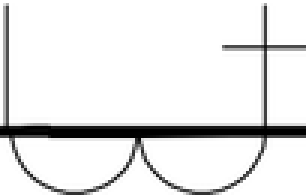
#> input picture data/raw/templates/MR_Symbol.png, 102 x 65 px, shrunk from 161 x 103 before the run, found by its file name (shown 3 times larger)
$ python run_pipeline.py
#> lines starting #> are read from the running program, lines starting #| are printed output that depends on the picture; after the words box and inside, x2 and y2 are one past the last pixel; in counts of white or black regions, pixels touching at a corner belong together
### src/common/io_utils.py
import os
import cv2
import numpy as np
from src.common.logging_utils import get_logger

logger = get_logger("io_utils")

def load_image(path: str) -> np.ndarray:
    """Safely loads an image, ensuring it exists."""
#> called with path = 'src/data/raw/templates/MR_Symbol.png'
    if not os.path.exists(path):
        logger.error(f"Image not found at path: {path}")
        raise FileNotFoundError(f"Image not found: {path}")

    img = cv2.imread(path, cv2.IMREAD_UNCHANGED)
#> img is the input picture: shape (65, 102, 4); mean B, G, R, A 230.4, 230.4, 230.4, 255
    if img is None:
        logger.error(f"Failed to decode image at path: {path}")
        raise ValueError(f"Failed to decode image: {path}")

    logger.info(f"Loaded image from {path} with shape {img.shape}")
#| 2026-11-20 22:16:04,268 - io_utils - INFO - Loaded image from src/data/raw/templates/MR_Symbol.png with shape (65, 102, 4)
    return img

def save_image(img: np.ndarray, output_dir: str, filename: str):
    """Saves an image to the specified directory, creating the directory if needed."""
    os.makedirs(output_dir, exist_ok=True)
    out_path = os.path.join(output_dir, filename)
    success = cv2.imwrite(out_path, img)
    if success:
        logger.info(f"Saved intermediate image to {out_path}")
    else:
        logger.error(f"Failed to save image to {out_path}")
        raise IOError(f"Could not write image {out_path}")

### src/preprocessing/grayscale_conversion.py
import cv2
import numpy as np

def convert_to_grayscale(img: np.ndarray) -> np.ndarray:
    """
    Converts an image to grayscale deterministically.
    Preserves dimensions.
    """
    if len(img.shape) == 2:
        return img.copy()

    if len(img.shape) == 3:
        if img.shape[2] == 4:
            # Handle RGBA images by blending with a white background
            # so transparent areas become white (background) instead of black.
            alpha_channel = img[:, :, 3] / 255.0
#> alpha_channel: shape (65, 102) float64; every value is 1
            white_background = np.ones_like(img[:, :, :3], dtype=np.uint8) * 255
            for c in range(3):
                white_background[:, :, c] = (alpha_channel * img[:, :, c] +
                                             (1 - alpha_channel) * white_background[:, :, c])
            return cv2.cvtColor(white_background, cv2.COLOR_BGR2GRAY)
        elif img.shape[2] == 3:
            return cv2.cvtColor(img, cv2.COLOR_BGR2GRAY)

    raise ValueError(f"Unsupported image shape for grayscale conversion: {img.shape}")

### src/preprocessing/denoising.py
import cv2
import numpy as np
import yaml
import os

# Load config once
CONFIG_PATH = os.path.join(os.path.dirname(__file__), "..", "..", "config", "preprocessing.yaml")
with open(CONFIG_PATH, "r") as f:
    config = yaml.safe_load(f)

def apply_denoise(img_gray: np.ndarray) -> np.ndarray:
    """
    Applies the configured denoising strategy to the grayscale image.
    Selected strategy: Median blur (k=3)
    """
    strategy = config["denoise"]["strategy"]
    k_size = config["denoise"]["kernel_size"]

    if strategy == "median":
        return cv2.medianBlur(img_gray, k_size)
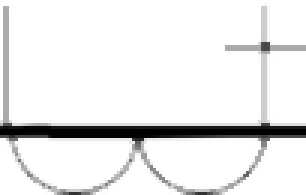
#> returned value: shape (65, 102) (shown 3 times larger); min 0, max 255, mean 233.4
    elif strategy == "none":
        return img_gray.copy()
    else:
        raise ValueError(f"Unknown denoise strategy: {strategy}")

### src/preprocessing/binarization.py
import cv2
import numpy as np
import yaml
import os

CONFIG_PATH = os.path.join(os.path.dirname(__file__), "..", "..", "config", "preprocessing.yaml")
with open(CONFIG_PATH, "r") as f:
    config = yaml.safe_load(f)

def apply_threshold(img_gray: np.ndarray) -> np.ndarray:
    """
    Applies the configured thresholding strategy to generate a binary image.
    Foreground (lines) becomes white (255), Background becomes black (0).
    Selected strategy: Otsu
    """
    strategy = config["thresholding"]["strategy"]

    if strategy == "otsu":
        # THRESH_BINARY_INV so lines are 255
        _, binary = cv2.threshold(img_gray, 0, 255, cv2.THRESH_BINARY_INV + cv2.THRESH_OTSU)
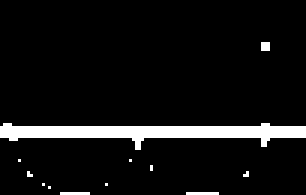
#> binary: shape (65, 102) (shown 3 times larger); 7.2% white; 12 white regions (11 under 20 px), largest, box (x1, y1, x2, y2) and area: (0, 41, 102, 50) 434
        return binary
    else:
        raise ValueError(f"Unknown thresholding strategy: {strategy}")

### src/candidate_generation/edge_detection.py
import cv2
import numpy as np
import yaml
import os

CONFIG_PATH = os.path.join(os.path.dirname(__file__), "..", "..", "config", "preprocessing.yaml")
with open(CONFIG_PATH, "r") as f:
    config = yaml.safe_load(f)

def apply_edge_detection(img_gray: np.ndarray) -> np.ndarray:
    """
    Applies the configured edge detection strategy.
    Selected strategy: Canny with auto-median thresholding.
    """
    strategy = config["edge_detection"]["strategy"]
    auto_thresh = config["edge_detection"]["auto_threshold"]
    sigma = config["edge_detection"]["auto_sigma"]

    if strategy == "canny":
        if auto_thresh:
            v = np.median(img_gray)
#> v = 255
            lower = int(max(0, (1.0 - sigma) * v))
#> lower = 170
            upper = int(min(255, (1.0 + sigma) * v))
#> upper = 255
        else:
            # Fallback if hardcoded in config
            lower = config["edge_detection"].get("lower_thresh", 50)
            upper = config["edge_detection"].get("upper_thresh", 150)

        edges = cv2.Canny(img_gray, lower, upper)
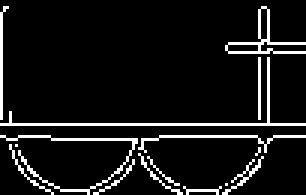
#> edges: shape (65, 102) (shown 3 times larger); 8.4% white in thin lines or dots
        return edges
    else:
        raise ValueError(f"Unknown edge detection strategy: {strategy}")

### src/visualization/validation_grid_generator.py
import os
import cv2
import matplotlib.pyplot as plt

def generate_validation_grid(original, gray, binary, edge, output_path, title="Preprocessing Pipeline Validation"):
    """
    Generates a 1x4 side-by-side grid comparing the four processing stages.
    """
#> called with title = 'Stage 1 Validation: MR_Symbol'
    fig, axes = plt.subplots(1, 4, figsize=(20, 5))
    fig.suptitle(title, fontsize=16)

    # Original (might be RGBA or Gray)
    if len(original.shape) == 3:
        if original.shape[2] == 4:
            # Handle RGBA
            original_rgb = cv2.cvtColor(original, cv2.COLOR_BGRA2RGBA)
        else:
            original_rgb = cv2.cvtColor(original, cv2.COLOR_BGR2RGB)
        axes[0].imshow(original_rgb)
    else:
        axes[0].imshow(original, cmap='gray')
    axes[0].set_title("1. Original")
    axes[0].axis("off")

    # Grayscale
    axes[1].imshow(gray, cmap='gray')
    axes[1].set_title("2. Grayscale")
    axes[1].axis("off")

    # Binary
    axes[2].imshow(binary, cmap='gray')
    axes[2].set_title("3. Binary (Otsu)")
    axes[2].axis("off")

    # Edge
    axes[3].imshow(edge, cmap='gray')
    axes[3].set_title("4. Edge (Canny)")
    axes[3].axis("off")

    plt.tight_layout()
    os.makedirs(os.path.dirname(output_path), exist_ok=True)
    plt.savefig(output_path, bbox_inches='tight')
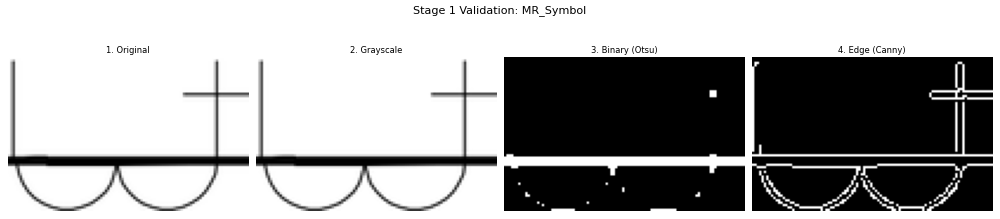
#> figure drawn by matplotlib, 4 panels
    plt.close()

### src/common/logging_utils.py
import logging
import sys

def get_logger(name: str) -> logging.Logger:
    """Configures and returns a standard logger for the pipeline."""
    logger = logging.getLogger(name)
    if not logger.handlers:
        logger.setLevel(logging.INFO)
        formatter = logging.Formatter('%(asctime)s - %(name)s - %(levelname)s - %(message)s')

        ch = logging.StreamHandler(sys.stdout)
        ch.setFormatter(formatter)
        logger.addHandler(ch)

    return logger

### src/pipeline/pipeline_orchestrator.py
import os
from src.common.logging_utils import get_logger
from src.common.io_utils import save_image
import yaml

from src.preprocessing.image_loader import fetch_image
from src.preprocessing.grayscale_conversion import convert_to_grayscale
from src.preprocessing.denoising import apply_denoise
from src.preprocessing.binarization import apply_threshold
from src.candidate_generation.edge_detection import apply_edge_detection

logger = get_logger("pipeline")

CONFIG_PATH = os.path.join(os.path.dirname(__file__), "..", "..", "config", "preprocessing.yaml")
with open(CONFIG_PATH, "r") as f:
    config = yaml.safe_load(f)

def run_preprocessing_stage(input_path: str, output_base_dir: str):
    """
    Orchestrates the Stage 1 preprocessing pipeline:
    Load -> Grayscale -> Denoise -> Threshold -> Edge Extract
    Saves intermediate outputs based on config.
    Returns: (original, gray, binary, edges)
    """
    logger.info(f"Starting pipeline for: {input_path}")

    # 1. Load
    original = fetch_image(input_path)

    # 2. Grayscale
    gray = convert_to_grayscale(original)

    # 3. Denoise
    denoised_gray = apply_denoise(gray)

    # 4. Threshold (Binary)
    binary = apply_threshold(denoised_gray)

    # 5. Edge Detection
    # Note: Canny operates on the blurred grayscale image, not the binary,
    # to utilize the continuous intensity gradients.
    edges = apply_edge_detection(denoised_gray)

    # Save intermediates if configured
    if config["pipeline"]["save_intermediate"]:
        filename = os.path.basename(input_path)
        base_name, _ = os.path.splitext(filename)

        # Determine subfolder structure
        if "MR_Symbol" in filename:
            out_dir = os.path.join(output_base_dir, "template")
        else:
            out_dir = os.path.join(output_base_dir, "diagrams", base_name)

        os.makedirs(out_dir, exist_ok=True)

        save_image(gray, out_dir, "gray.png")
        save_image(binary, out_dir, "binary.png")
        save_image(edges, out_dir, "edges.png")
        logger.info(f"Saved intermediates to {out_dir}")

    # TODO Stage 2: Scale Pyramid
    # TODO Stage 3: Chamfer Matching
    # TODO Stage 7: PCA Verification

    return original, gray, binary, edges

### src/preprocessing/image_loader.py
import os
import cv2
import numpy as np
from src.common.io_utils import load_image
from src.common.logging_utils import get_logger

logger = get_logger("image_loader")

def fetch_image(path: str) -> np.ndarray:
    """
    Loads an image from the filesystem and performs basic validation.
    """
    img = load_image(path)

    # Validation: Ensure it has actual spatial dimensions
    if len(img.shape) < 2 or img.shape[0] < 10 or img.shape[1] < 10:
        logger.error(f"Image {path} has invalid dimensions: {img.shape}")
        raise ValueError("Image dimensions are too small or invalid.")

    return img

### src/pipeline/run_pipeline.py
import os
import glob
from src.common.logging_utils import get_logger
from src.visualization.validation_grid_generator import generate_validation_grid
from src.pipeline.pipeline_orchestrator import run_preprocessing_stage

logger = get_logger("main")

BASE_DIR = os.path.dirname(os.path.dirname(os.path.abspath(__file__)))
DATA_DIR = os.path.join(BASE_DIR, "data")
OUTPUT_DIR = os.path.join(BASE_DIR, "outputs")
REPORTS_DIR = os.path.join(BASE_DIR, "reports")
VIS_DIR = os.path.join(REPORTS_DIR, "visual_validation")

MR_SYMBOL_PATH = os.path.join(DATA_DIR, "raw", "templates", "MR_Symbol.png")
SLD_PATHS = sorted(glob.glob(os.path.join(DATA_DIR, "raw", "slds", "SLD*.png")))

VALIDATION_TARGETS = ["MR_Symbol", "SLD1", "SLD4", "SLD11"]

def main():
    logger.info("Initializing Stage 1 Preprocessing Pipeline...")

    os.makedirs(OUTPUT_DIR, exist_ok=True)
    os.makedirs(VIS_DIR, exist_ok=True)

    all_paths = [MR_SYMBOL_PATH] + SLD_PATHS

    for path in all_paths:
        if not os.path.exists(path):
            logger.warning(f"File not found, skipping: {path}")
            continue

        filename = os.path.basename(path)
        base_name, _ = os.path.splitext(filename)

        try:
            original, gray, binary, edges = run_preprocessing_stage(path, OUTPUT_DIR)

            # Generate visual validation grid if this is a validation target
            if base_name in VALIDATION_TARGETS:
                grid_path = os.path.join(VIS_DIR, f"{base_name}_validation_grid.png")
                generate_validation_grid(
                    original, gray, binary, edges,
                    grid_path,
                    title=f"Stage 1 Validation: {base_name}"
                )
                logger.info(f"Generated validation grid for {base_name}")

        except Exception as e:
            logger.error(f"Error processing {filename}: {str(e)}")
#> pass 2 of the loop in main, `for path in all_paths:`:
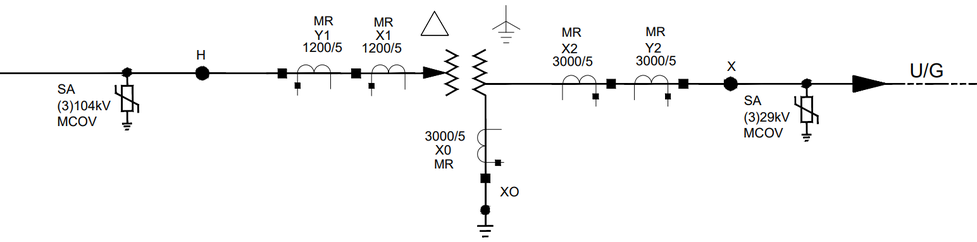
#> input picture data/raw/slds/SLD1.png, 977 x 242 px, shrunk from 1544 x 382 before the run
#> in load_image, img is the input picture: shape (242, 977, 4); mean B, G, R, A 247.5, 247.4, 247.4, 255
#| 2026-11-20 22:16:04,667 - io_utils - INFO - Loaded image from data/raw/slds/SLD1.png with shape (242, 977, 4)
#> alpha_channel: shape (242, 977) float64; every value is 1
#> in apply_threshold (call 2), `_, binary = cv2.threshold(img_gray, 0, 255, cv2.THRESH_BINARY_INV + cv..`:
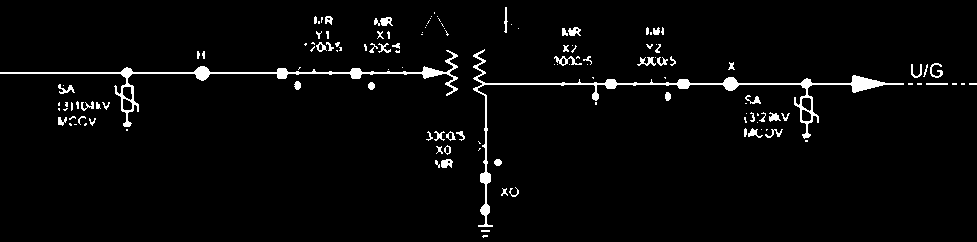
#> binary: shape (242, 977); 3.2% white; 135 white regions (76 under 20 px), largest, box (x1, y1, x2, y2) and area: (473, 49, 904, 227) 2557, (0, 50, 458, 127) 1951, (554, 56, 582, 66) 106
#> edges: shape (242, 977); 2.8% white in thin lines or dots
#> in generate_validation_grid (call 2), `plt.savefig(output_path, bbox_inches='tight')`:
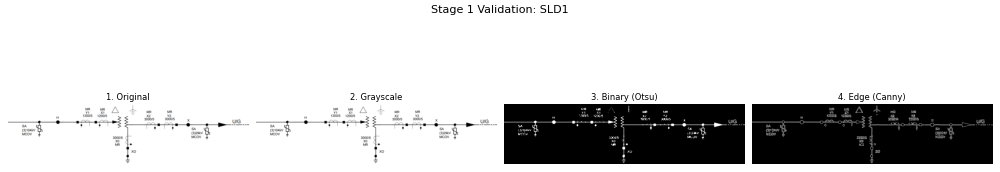
#> figure drawn by matplotlib, 4 panels
#> pass 3 of the loop in main, `for path in all_paths:`:
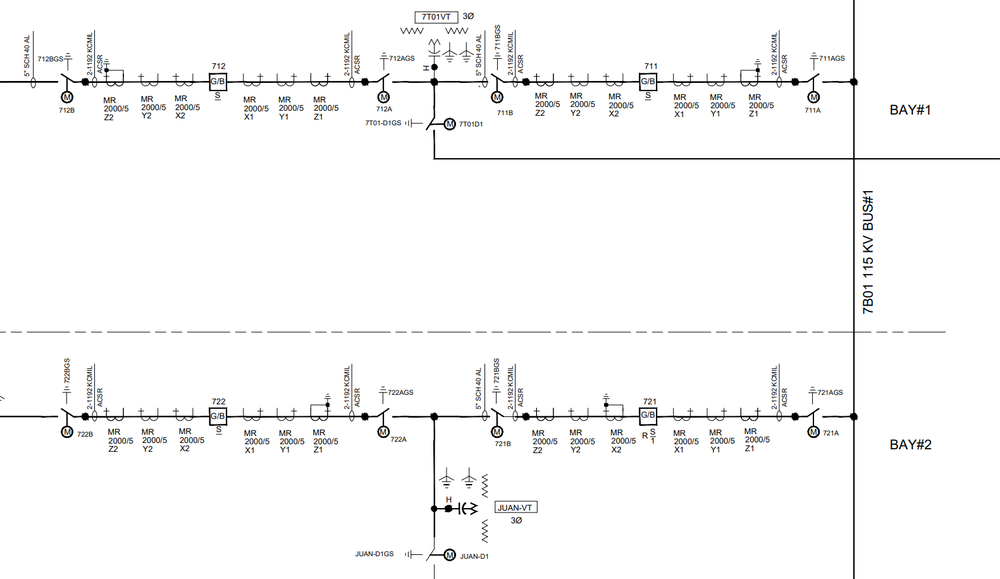
#> input picture data/raw/slds/SLD10.png, 1000 x 579 px, shrunk from 1581 x 915 before the run
#> in load_image, img is the input picture: shape (579, 1000, 4); mean B, G, R, A 248.5, 248.5, 248.6, 255
#| 2026-11-20 22:16:05,218 - io_utils - INFO - Loaded image from data/raw/slds/SLD10.png with shape (579, 1000, 4)
#> alpha_channel: shape (579, 1000) float64; every value is 1
#> in apply_threshold (call 3), `_, binary = cv2.threshold(img_gray, 0, 255, cv2.THRESH_BINARY_INV + cv..`:
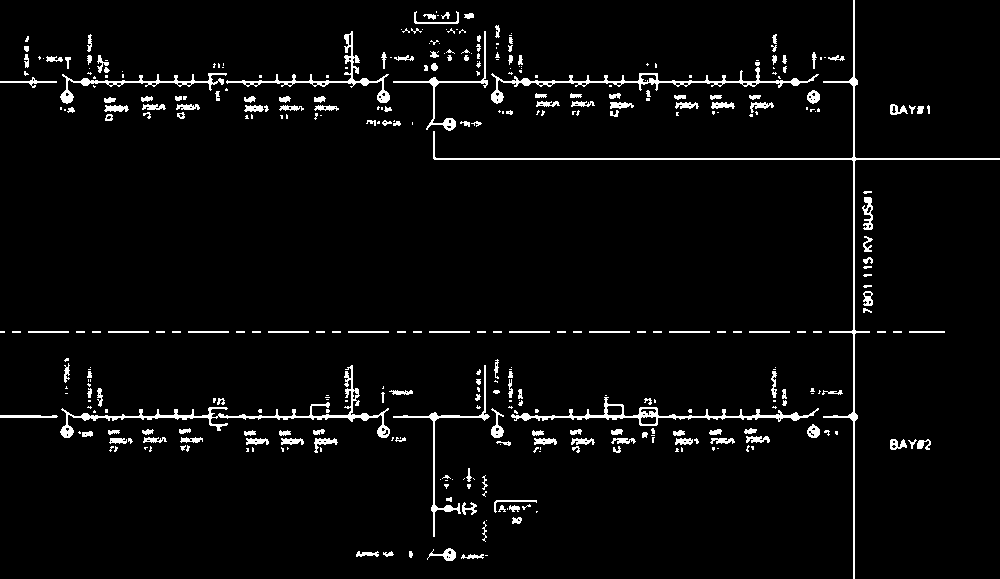
#> binary: shape (579, 1000); 3.8% white in thin lines or dots
#> in apply_edge_detection (call 3), `edges = cv2.Canny(img_gray, lower, upper)`:
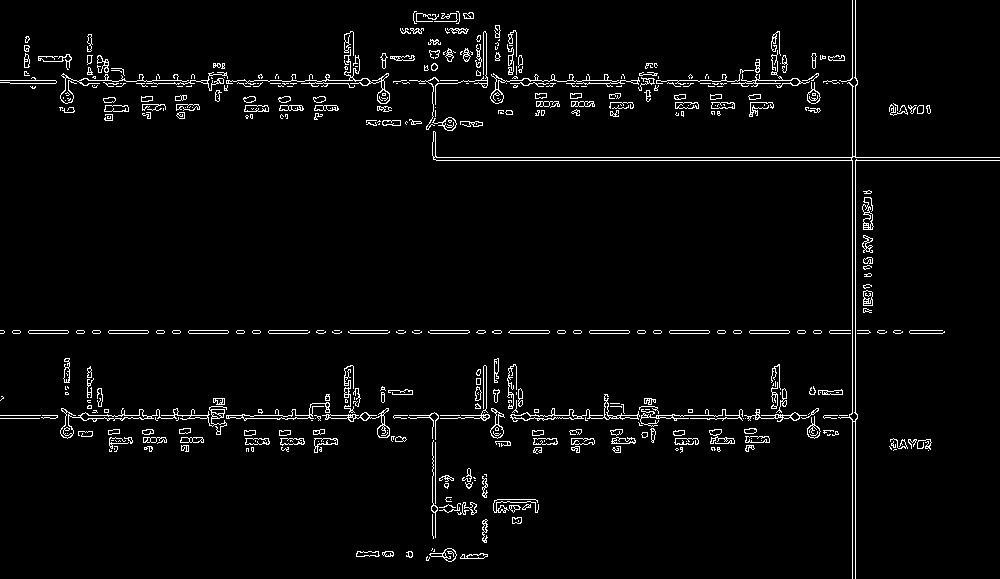
#> edges: shape (579, 1000); 3.3% white in thin lines or dots
#> the loop made 4 passes; the first 3 are shown

    logger.info("Stage 1 Preprocessing Pipeline Complete.")

if __name__ == "__main__":
    main()
